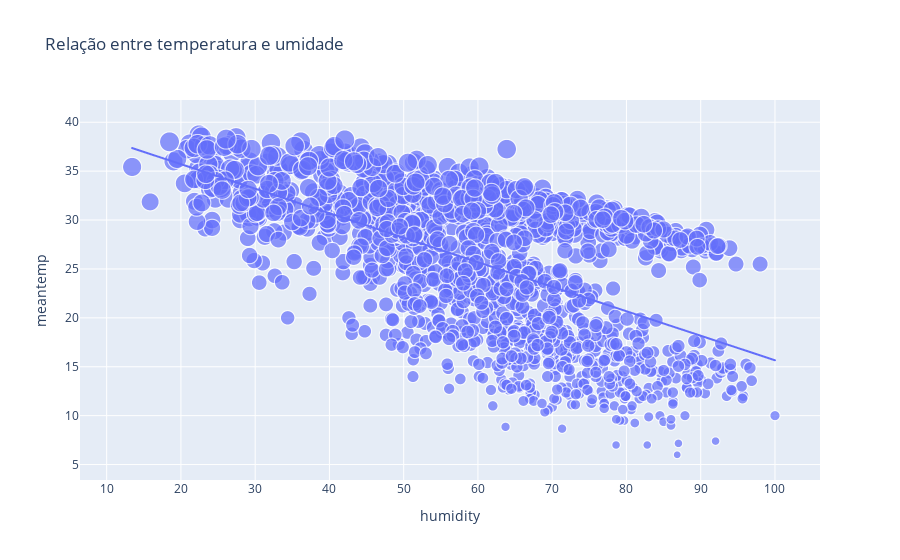

Write notebook code for a chart like this one.
### Markdown cell above
* Até 2015, a velocidade do vento era maior durante as monções (agosto e setembro) e nas monções de recuo (dezembro e janeiro). Após 2015, não houve anomalias na velocidade do vento durante as monções. Agora vamos dar uma olhada na relação entre temperatura e umidade:

* Monção: É a designação dada aos ventos sazonais, em geral associados à alternância entre a estação das chuvas e a estação seca, que ocorrem em grandes áreas das regiões costeiras tropicais e subtropicais. A palavra tem a sua origem na monção do oceano Índico e sudeste da Ásia, onde o fenómeno é particularmente intenso.

### Code cell
#Relação entre temperatura e umidade
figure = px.scatter(data_frame = data, x="humidity",
                    y="meantemp", size="meantemp", 
                    trendline="ols", 
                    title = "Relação entre temperatura e umidade")
figure.show()

### Figure 1 — Plotly figure (JSON) as saved in the notebook; plotly's stock layout.template omitted (floating-point values rounded to 4 significant figures; data arrays with more than 128 entries replaced by an {"elided": "..."} marker saying what was removed)
{"data": [{"hovertemplate": "humidity=%{x}<br>meantemp=%{marker.size}<extra></extra>", "legendgroup": "", "marker": {"color": "#636efa", "size": {"elided": "1462 float values"}, "sizemode": "area", "sizeref": 0.09679, "symbol": "circle"}, "mode": "markers", "name": "", "showlegend": false, "type": "scattergl", "x": {"elided": "1462 float values"}, "xaxis": "x", "y": {"elided": "1462 float values"}, "yaxis": "y"}, {"hovertemplate": "<b>OLS trendline</b><br>meantemp = -0.250617 * humidity + 40.7259<br>R<sup>2</sup>=0.327128<br><br>humidity=%{x}<br>meantemp=%{y} <b>(trend)</b><extra></extra>", "legendgroup": "", "marker": {"color": "#636efa", "symbol": "circle"}, "mode": "lines", "name": "", "showlegend": false, "type": "scattergl", "x": {"elided": "1462 float values"}, "xaxis": "x", "y": {"elided": "1462 float values"}, "yaxis": "y"}], "layout": {"legend": {"itemsizing": "constant", "tracegroupgap": 0}, "title": {"text": "Relação entre temperatura e umidade"}, "xaxis": {"anchor": "y", "domain": [0, 1], "title": {"text": "humidity"}}, "yaxis": {"anchor": "x", "domain": [0, 1], "title": {"text": "meantemp"}}}}
